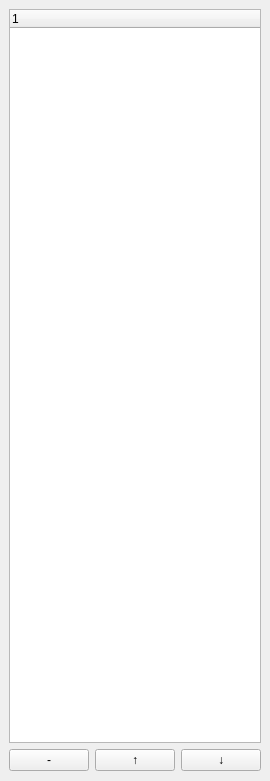
<?xml version="1.0" encoding="UTF-8"?>
<ui version="4.0">
 <class>layerDialog</class>
 <widget class="QDockWidget" name="layerDialog">
  <property name="geometry">
   <rect>
    <x>0</x>
    <y>0</y>
    <width>263</width>
    <height>781</height>
   </rect>
  </property>
  <property name="windowTitle">
   <string>Layer Dialog</string>
  </property>
  <widget class="QWidget" name="dockWidgetContents">
   <layout class="QVBoxLayout" name="verticalLayout">
    <item>
     <widget class="QTreeWidget" name="modelTreeWidget">
      <property name="sizePolicy">
       <sizepolicy hsizetype="Expanding" vsizetype="Expanding">
        <horstretch>0</horstretch>
        <verstretch>1</verstretch>
       </sizepolicy>
      </property>
      <column>
       <property name="text">
        <string notr="true">1</string>
       </property>
      </column>
     </widget>
    </item>
    <item>
     <layout class="QHBoxLayout" name="horizontalLayout">
      <item>
       <spacer name="horizontalSpacer">
        <property name="orientation">
         <enum>Qt::Horizontal</enum>
        </property>
        <property name="sizeHint" stdset="0">
         <size>
          <width>28</width>
          <height>23</height>
         </size>
        </property>
       </spacer>
      </item>
      <item>
       <widget class="QPushButton" name="deleteModel">
        <property name="text">
         <string>-</string>
        </property>
       </widget>
      </item>
      <item>
       <widget class="QPushButton" name="moveModelUp">
        <property name="text">
         <string>↑</string>
        </property>
       </widget>
      </item>
      <item>
       <widget class="QPushButton" name="moveModelDown">
        <property name="text">
         <string>↓</string>
        </property>
        <property name="flat">
         <bool>false</bool>
        </property>
       </widget>
      </item>
     </layout>
    </item>
   </layout>
  </widget>
 </widget>
 <resources/>
 <connections/>
</ui>
